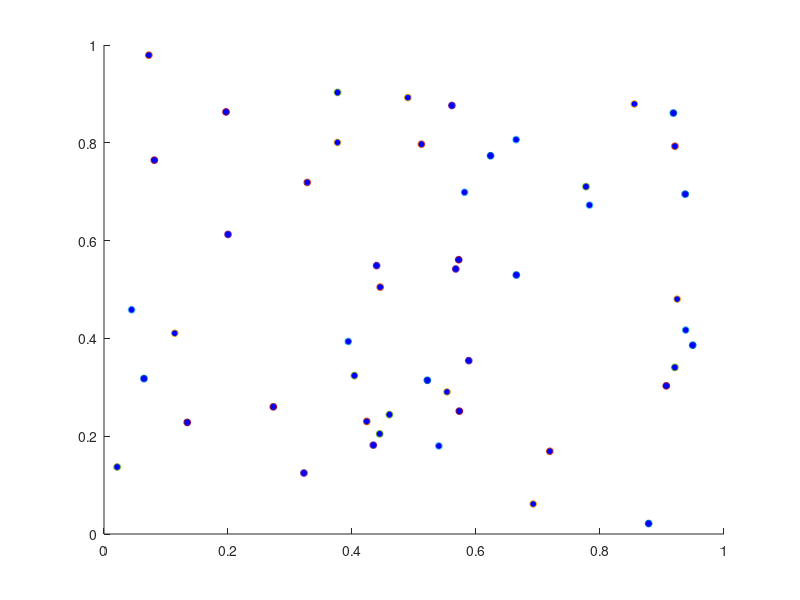

This figure's MATLAB source: (Note: this script raises an error after producing the figure.)

numBots = 50;               % Number of bots
connectivityRadius = 0.1;   % Connectivity radius
lineTransparency = 0.5;     % Transparency of the lines
moveDistance = 0.15;       % Distance to move each bot

% Create an empty matrix to store the bot positions
botPositions = zeros(numBots, 2);

figure;
hold on;

% Generating the initial bot positions randomly within the simulation area
botPositions(:, 1) = rand(numBots, 1);
botPositions(:, 2) = rand(numBots, 1);

% Plotting Robots as circles
for i = 1:numBots
    plot(botPositions(i, 1), botPositions(i, 2), 'o', 'MarkerSize', 5, 'MarkerFaceColor', 'b');
end

% Connecting the initial bots with line (forming clusters)
for i = 1:numBots
    for j = 1:numBots
        
        distance = norm(botPositions(i, :) - botPositions(j, :));
               
        if distance <= connectivityRadius
            line([botPositions(i, 1), botPositions(j, 1)], [botPositions(i, 2), botPositions(j, 2)], ...
                'Color', [0 0 1 lineTransparency]);
        end
    end
end

% Definig Simulation area
xlim([0 1]);
ylim([0 1]);


xlabel('X');
ylabel('Y');


title('Random Bot Connectivity Simulation')


% Define lineColor variable for detecting new lines to be made between new
% clusters
lineColor = nan(numBots,numBots);

pause(5)

% Check if the initial position is fully connected or not
fullyConnected = all(all(~isnan(lineColor)));
if fullyConnected
    disp('Network is already fully connected.')
else
    disp('Waiting for network to become fully connected...')
end

m = 1;

%disp(lineColor);
while any(isnan(lineColor(:)))

    %disp(m)
    lineColor = nan(numBots,numBots);

    % Create a new matrix to store the updated bot positions
    newBotPositions = zeros(numBots, 2);
    
    for i = 1:numBots
        %disp("for 1");
        % finding neghibor bot postion to know which bot to move and by how
        % much
        neighborIndices = find(norm(botPositions(i,:) - botPositions,2) >= connectivityRadius);
       
        neighborIndices = neighborIndices(neighborIndices ~= i);
        
        
        centroid = mean(botPositions(neighborIndices,:),1);
        
        
        direction = centroid - botPositions(i,:);
        
        
        moveDistanceThisBot = min(norm(direction,2), moveDistance);
        %disp(moveDistanceThisBot);
        
        % Update the new bot position with the new vector obtained
        newBotPositions(i,:) = botPositions(i,:) + moveDistanceThisBot * direction / norm(direction,2);
    end
    
    % Update the bot positions
    botPositions = newBotPositions;
    
    % Clear the old plot without removing the figure
    cla;
    markerSize = 5;
    lineWidth = 1;
        
    % Plotting new Robot position as circles
    for i = 1:numBots
        plot(botPositions(i, 1), botPositions(i, 2), 'o', 'MarkerSize', markerSize, 'MarkerFaceColor', 'g', 'MarkerEdgeColor', 'k');
        %disp('Plot circle for');
    end
    
    % Connecting the new bots with line (forming clusters)
    for i = 1:numBots
        for j = i+1:numBots
            
            distance = norm(botPositions(i, :) - botPositions(j, :));
            
            if distance <= connectivityRadius && isnan(lineColor(i,j))
                line([botPositions(i, 1), botPositions(j, 1)], [botPositions(i, 2), botPositions(j, 2)], ...
                    'Color', [0 0 1 lineTransparency], 'LineWidth', lineWidth);
                lineColor(i,j) = 1;
                lineColor(j,i) = 1;
                %disp('line for if');
            end
        end
    end
    %disp(lineColor);
    
   
    pause(10);
    %m = m+1;
    
end

